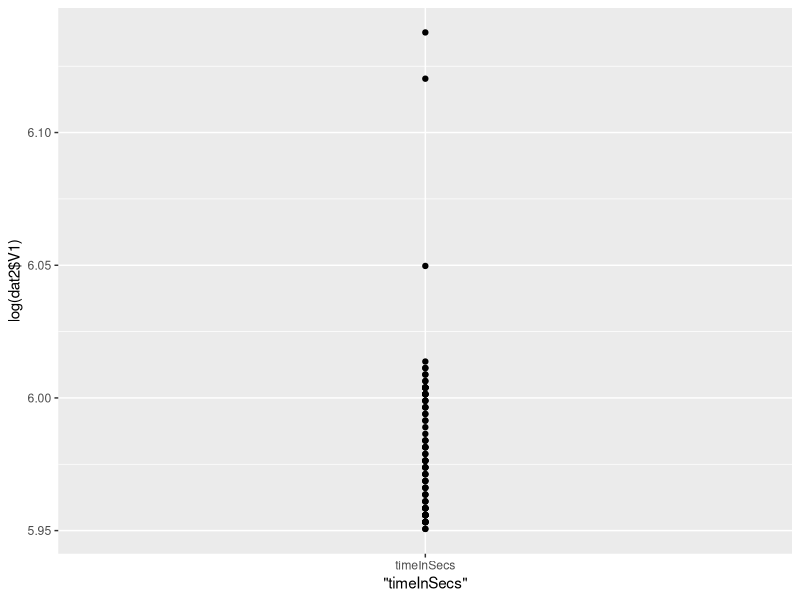
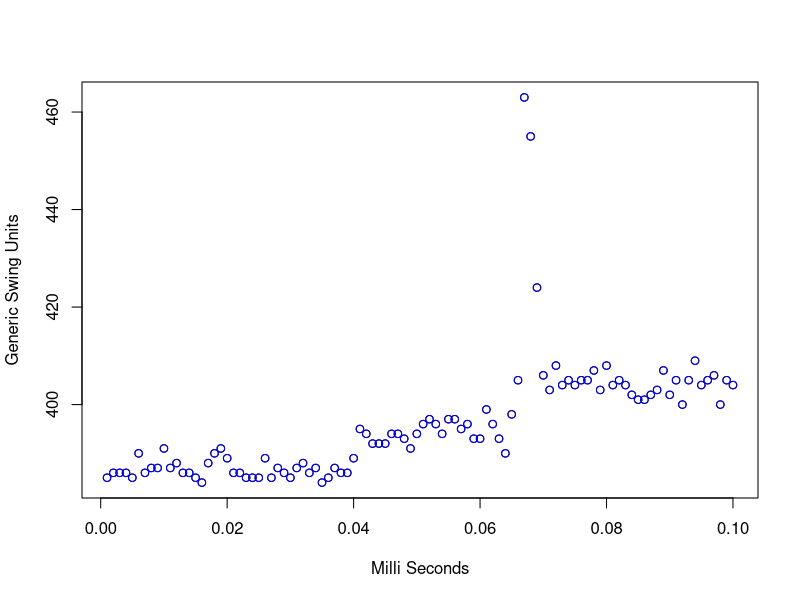
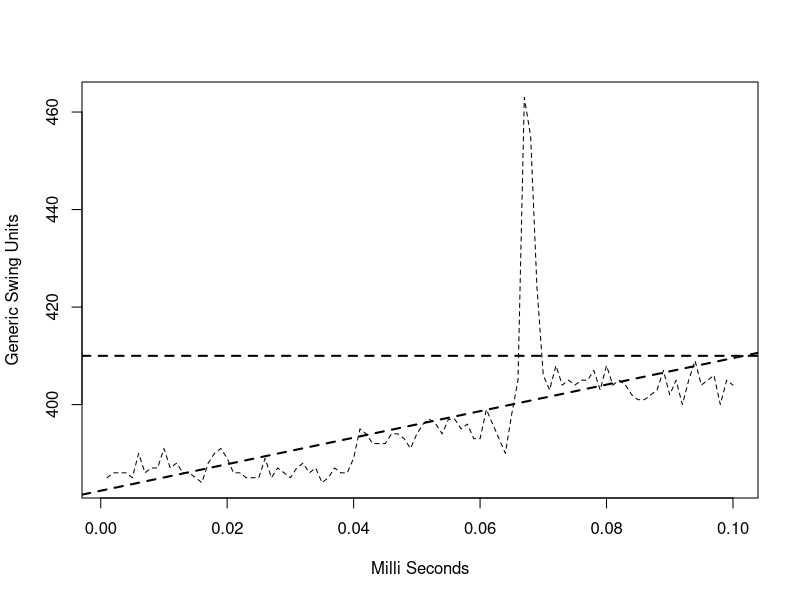
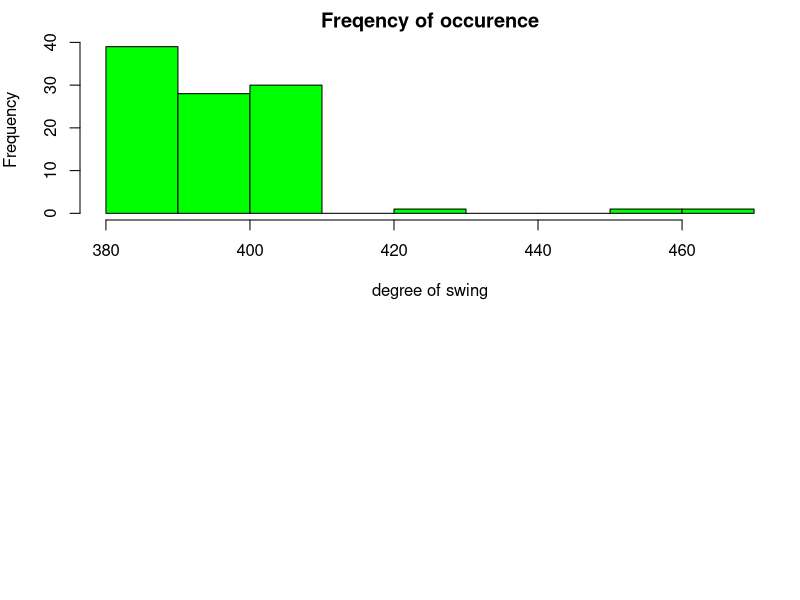

Write R code to recreate these figures, in order.
dat<-read.table("data.txt")
dat["timeInSecs"]<-NA

dat$timeInSecs<-(1:nrow(dat))/1000
dat2<-dat[1:100,]
library(ggplot2)
qplot("timeInSecs",log(dat2$V1),data=dat2)

with(dat2,plot(dat2$"timeInSecs",dat2$"V1",xlab = "Milli Seconds",ylab="Generic Swing Units"),main = "Time and swing in cradle for random sample")
title()
with(subset(dat2, dat2$V1 > 420), points(dat2$timeInSecs, dat2$V1, col = "blue"),lty=2)
plot(dat2$timeInSecs, dat2$V1,xlab = "Milli Seconds",ylab="Generic Swing Units", type = "l", lty = 2)
abline(h = 410, lwd = 2, lty = 2)
model <- lm(dat2$V1~ dat2$timeInSecs, dat2)
abline(model, lwd = 2,lty=2)
par(mfrow = c(2, 1), mar = c(4, 4, 2, 1))
hist(dat2$V1, xlab = "degree of swing", col = "green", main="Freqency of occurence")
#data